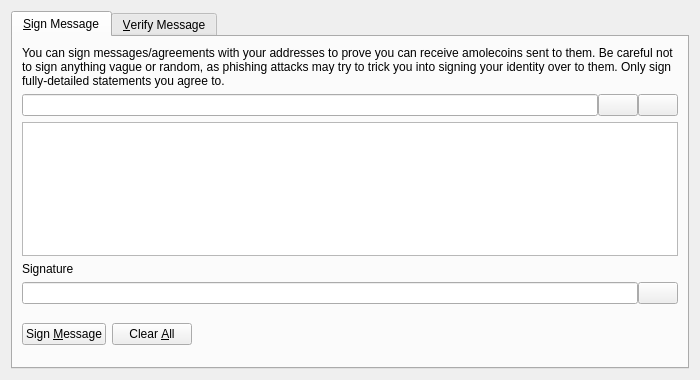
<?xml version="1.0" encoding="UTF-8"?>
<ui version="4.0">
 <class>SignVerifyMessageDialog</class>
 <widget class="QDialog" name="SignVerifyMessageDialog">
  <property name="geometry">
   <rect>
    <x>0</x>
    <y>0</y>
    <width>700</width>
    <height>380</height>
   </rect>
  </property>
  <property name="windowTitle">
   <string>Signatures - Sign / Verify a Message</string>
  </property>
  <property name="modal">
   <bool>true</bool>
  </property>
  <layout class="QVBoxLayout" name="verticalLayout">
   <item>
    <widget class="QTabWidget" name="tabWidget">
     <property name="currentIndex">
      <number>0</number>
     </property>
     <widget class="QWidget" name="tabSignMessage">
      <attribute name="title">
       <string>&amp;Sign Message</string>
      </attribute>
      <layout class="QVBoxLayout" name="verticalLayout_SM">
       <item>
        <widget class="QLabel" name="infoLabel_SM">
         <property name="text">
          <string>You can sign messages/agreements with your addresses to prove you can receive amolecoins sent to them. Be careful not to sign anything vague or random, as phishing attacks may try to trick you into signing your identity over to them. Only sign fully-detailed statements you agree to.</string>
         </property>
         <property name="textFormat">
          <enum>Qt::PlainText</enum>
         </property>
         <property name="wordWrap">
          <bool>true</bool>
         </property>
        </widget>
       </item>
       <item>
        <layout class="QHBoxLayout" name="horizontalLayout_1_SM">
         <property name="spacing">
          <number>0</number>
         </property>
         <item>
          <widget class="QValidatedLineEdit" name="addressIn_SM">
           <property name="toolTip">
            <string>The Amolecoin address to sign the message with</string>
           </property>
          </widget>
         </item>
         <item>
          <widget class="QPushButton" name="addressBookButton_SM">
           <property name="toolTip">
            <string>Choose previously used address</string>
           </property>
           <property name="text">
            <string/>
           </property>
           <property name="icon">
            <iconset resource="../bitcoin.qrc">
             <normaloff>:/icons/address-book</normaloff>:/icons/address-book</iconset>
           </property>
           <property name="shortcut">
            <string>Alt+A</string>
           </property>
           <property name="autoDefault">
            <bool>false</bool>
           </property>
          </widget>
         </item>
         <item>
          <widget class="QPushButton" name="pasteButton_SM">
           <property name="toolTip">
            <string>Paste address from clipboard</string>
           </property>
           <property name="text">
            <string/>
           </property>
           <property name="icon">
            <iconset resource="../bitcoin.qrc">
             <normaloff>:/icons/editpaste</normaloff>:/icons/editpaste</iconset>
           </property>
           <property name="shortcut">
            <string>Alt+P</string>
           </property>
           <property name="autoDefault">
            <bool>false</bool>
           </property>
          </widget>
         </item>
        </layout>
       </item>
       <item>
        <widget class="QPlainTextEdit" name="messageIn_SM">
         <property name="toolTip">
          <string>Enter the message you want to sign here</string>
         </property>
        </widget>
       </item>
       <item>
        <widget class="QLabel" name="signatureLabel_SM">
         <property name="text">
          <string>Signature</string>
         </property>
         <property name="textFormat">
          <enum>Qt::PlainText</enum>
         </property>
        </widget>
       </item>
       <item>
        <layout class="QHBoxLayout" name="horizontalLayout_2_SM">
         <property name="spacing">
          <number>0</number>
         </property>
         <item>
          <widget class="QLineEdit" name="signatureOut_SM">
           <property name="font">
            <font>
             <italic>true</italic>
            </font>
           </property>
           <property name="readOnly">
            <bool>true</bool>
           </property>
          </widget>
         </item>
         <item>
          <widget class="QPushButton" name="copySignatureButton_SM">
           <property name="toolTip">
            <string>Copy the current signature to the system clipboard</string>
           </property>
           <property name="text">
            <string/>
           </property>
           <property name="icon">
            <iconset resource="../bitcoin.qrc">
             <normaloff>:/icons/editcopy</normaloff>:/icons/editcopy</iconset>
           </property>
           <property name="autoDefault">
            <bool>false</bool>
           </property>
          </widget>
         </item>
        </layout>
       </item>
       <item>
        <layout class="QHBoxLayout" name="horizontalLayout_3_SM">
         <item>
          <widget class="QPushButton" name="signMessageButton_SM">
           <property name="toolTip">
            <string>Sign the message to prove you own this Amolecoin address</string>
           </property>
           <property name="text">
            <string>Sign &amp;Message</string>
           </property>
           <property name="icon">
            <iconset resource="../bitcoin.qrc">
             <normaloff>:/icons/edit</normaloff>:/icons/edit</iconset>
           </property>
           <property name="autoDefault">
            <bool>false</bool>
           </property>
          </widget>
         </item>
         <item>
          <widget class="QPushButton" name="clearButton_SM">
           <property name="toolTip">
            <string>Reset all sign message fields</string>
           </property>
           <property name="text">
            <string>Clear &amp;All</string>
           </property>
           <property name="icon">
            <iconset resource="../bitcoin.qrc">
             <normaloff>:/icons/remove</normaloff>:/icons/remove</iconset>
           </property>
           <property name="autoDefault">
            <bool>false</bool>
           </property>
          </widget>
         </item>
         <item>
          <spacer name="horizontalSpacer_1_SM">
           <property name="orientation">
            <enum>Qt::Horizontal</enum>
           </property>
           <property name="sizeHint" stdset="0">
            <size>
             <width>40</width>
             <height>48</height>
            </size>
           </property>
          </spacer>
         </item>
         <item>
          <widget class="QLabel" name="statusLabel_SM">
           <property name="font">
            <font>
             <weight>75</weight>
             <bold>true</bold>
            </font>
           </property>
           <property name="text">
            <string/>
           </property>
           <property name="wordWrap">
            <bool>true</bool>
           </property>
          </widget>
         </item>
         <item>
          <spacer name="horizontalSpacer_2_SM">
           <property name="orientation">
            <enum>Qt::Horizontal</enum>
           </property>
           <property name="sizeHint" stdset="0">
            <size>
             <width>40</width>
             <height>48</height>
            </size>
           </property>
          </spacer>
         </item>
        </layout>
       </item>
      </layout>
     </widget>
     <widget class="QWidget" name="tabVerifyMessage">
      <attribute name="title">
       <string>&amp;Verify Message</string>
      </attribute>
      <layout class="QVBoxLayout" name="verticalLayout_VM">
       <item>
        <widget class="QLabel" name="infoLabel_VM">
         <property name="text">
          <string>Enter the receiver's address, message (ensure you copy line breaks, spaces, tabs, etc. exactly) and signature below to verify the message. Be careful not to read more into the signature than what is in the signed message itself, to avoid being tricked by a man-in-the-middle attack. Note that this only proves the signing party receives with the address, it cannot prove sendership of any transaction!</string>
         </property>
         <property name="textFormat">
          <enum>Qt::PlainText</enum>
         </property>
         <property name="alignment">
          <set>Qt::AlignLeading|Qt::AlignLeft|Qt::AlignTop</set>
         </property>
         <property name="wordWrap">
          <bool>true</bool>
         </property>
        </widget>
       </item>
       <item>
        <layout class="QHBoxLayout" name="horizontalLayout_1_VM">
         <property name="spacing">
          <number>0</number>
         </property>
         <item>
          <widget class="QValidatedLineEdit" name="addressIn_VM">
           <property name="toolTip">
            <string>The Amolecoin address the message was signed with</string>
           </property>
          </widget>
         </item>
         <item>
          <widget class="QPushButton" name="addressBookButton_VM">
           <property name="toolTip">
            <string>Choose previously used address</string>
           </property>
           <property name="text">
            <string/>
           </property>
           <property name="icon">
            <iconset resource="../bitcoin.qrc">
             <normaloff>:/icons/address-book</normaloff>:/icons/address-book</iconset>
           </property>
           <property name="shortcut">
            <string>Alt+A</string>
           </property>
           <property name="autoDefault">
            <bool>false</bool>
           </property>
          </widget>
         </item>
        </layout>
       </item>
       <item>
        <widget class="QPlainTextEdit" name="messageIn_VM"/>
       </item>
       <item>
        <widget class="QValidatedLineEdit" name="signatureIn_VM"/>
       </item>
       <item>
        <layout class="QHBoxLayout" name="horizontalLayout_2_VM">
         <item>
          <widget class="QPushButton" name="verifyMessageButton_VM">
           <property name="toolTip">
            <string>Verify the message to ensure it was signed with the specified Amolecoin address</string>
           </property>
           <property name="text">
            <string>Verify &amp;Message</string>
           </property>
           <property name="icon">
            <iconset resource="../bitcoin.qrc">
             <normaloff>:/icons/transaction_0</normaloff>:/icons/transaction_0</iconset>
           </property>
           <property name="autoDefault">
            <bool>false</bool>
           </property>
          </widget>
         </item>
         <item>
          <widget class="QPushButton" name="clearButton_VM">
           <property name="toolTip">
            <string>Reset all verify message fields</string>
           </property>
           <property name="text">
            <string>Clear &amp;All</string>
           </property>
           <property name="icon">
            <iconset resource="../bitcoin.qrc">
             <normaloff>:/icons/remove</normaloff>:/icons/remove</iconset>
           </property>
           <property name="autoDefault">
            <bool>false</bool>
           </property>
          </widget>
         </item>
         <item>
          <spacer name="horizontalSpacer_1_VM">
           <property name="orientation">
            <enum>Qt::Horizontal</enum>
           </property>
           <property name="sizeHint" stdset="0">
            <size>
             <width>40</width>
             <height>48</height>
            </size>
           </property>
          </spacer>
         </item>
         <item>
          <widget class="QLabel" name="statusLabel_VM">
           <property name="font">
            <font>
             <weight>75</weight>
             <bold>true</bold>
            </font>
           </property>
           <property name="text">
            <string/>
           </property>
           <property name="wordWrap">
            <bool>true</bool>
           </property>
          </widget>
         </item>
         <item>
          <spacer name="horizontalSpacer_2_VM">
           <property name="orientation">
            <enum>Qt::Horizontal</enum>
           </property>
           <property name="sizeHint" stdset="0">
            <size>
             <width>40</width>
             <height>48</height>
            </size>
           </property>
          </spacer>
         </item>
        </layout>
       </item>
      </layout>
     </widget>
    </widget>
   </item>
  </layout>
 </widget>
 <customwidgets>
  <customwidget>
   <class>QValidatedLineEdit</class>
   <extends>QLineEdit</extends>
   <header>qt/qvalidatedlineedit.h</header>
  </customwidget>
 </customwidgets>
 <resources>
  <include location="../bitcoin.qrc"/>
 </resources>
 <connections/>
</ui>
